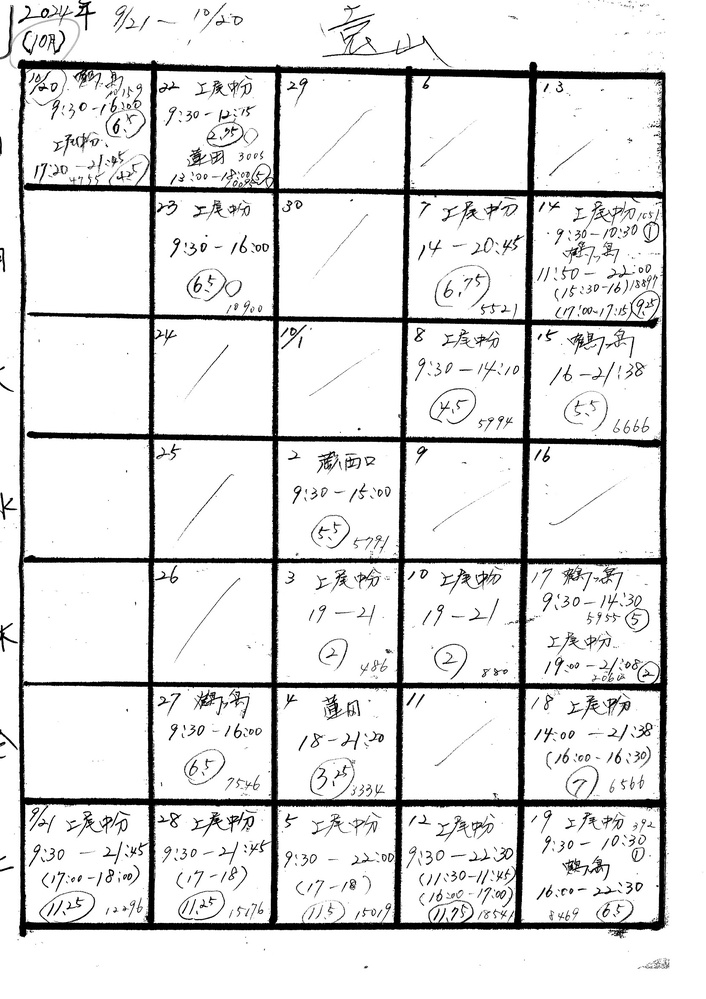
#> input picture 001.jpeg, 706 x 999 px, shrunk from 1653 x 2338 before the run
$ python detect_table.py 001.jpeg
#> lines starting #> are read from the running program, lines starting #| are printed output that depends on the picture; after the words box and inside, x2 and y2 are one past the last pixel; in counts of white or black regions, pixels touching at a corner belong together
import cv2
import numpy as np

def detect_table(image_path):
    """
    指定された画像から表の外枠を検出し、4点の座標を返す
    :param image_path: 入力画像のパス
    :return: 矩形の座標リスト [x1, y1, x2, y2, x3, y3, x4, y4]
    """
#> called with image_path = '001.jpeg'
    # 画像を読み込み（グレースケール）
    image = cv2.imread(image_path, cv2.IMREAD_GRAYSCALE)
#> image is the input picture: shape (999, 706); min 0, max 255, mean 226.1

    # コントラストを上げるために前処理
    blurred = cv2.GaussianBlur(image, (5, 5), 0)
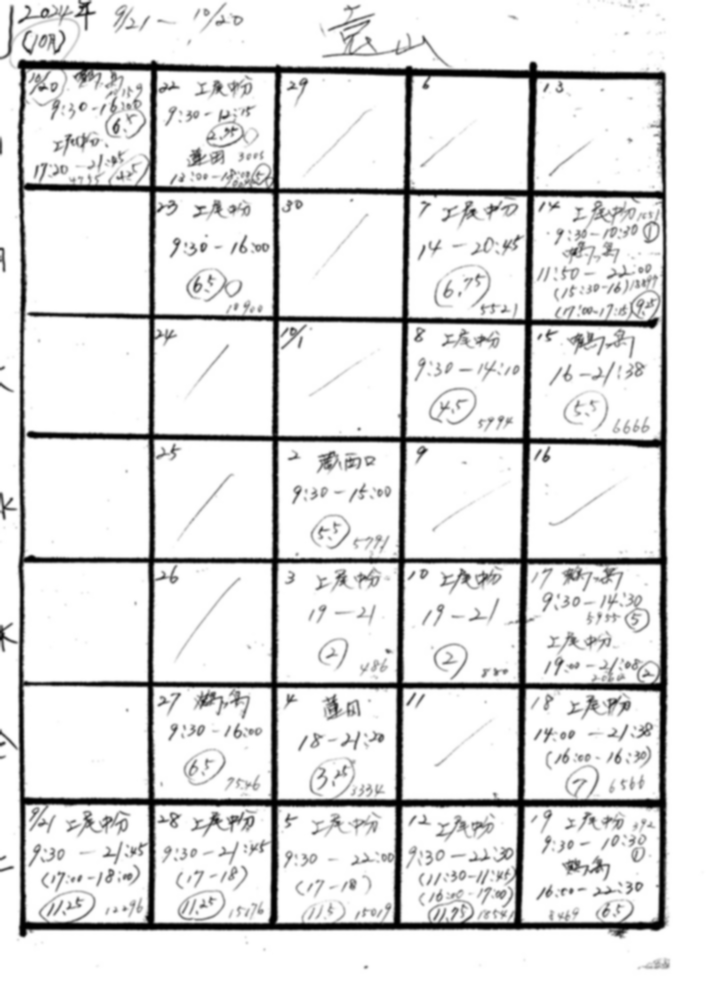
#> blurred: shape (999, 706); min 1, max 255, mean 226.1
    _, thresh = cv2.threshold(blurred, 150, 255, cv2.THRESH_BINARY_INV)
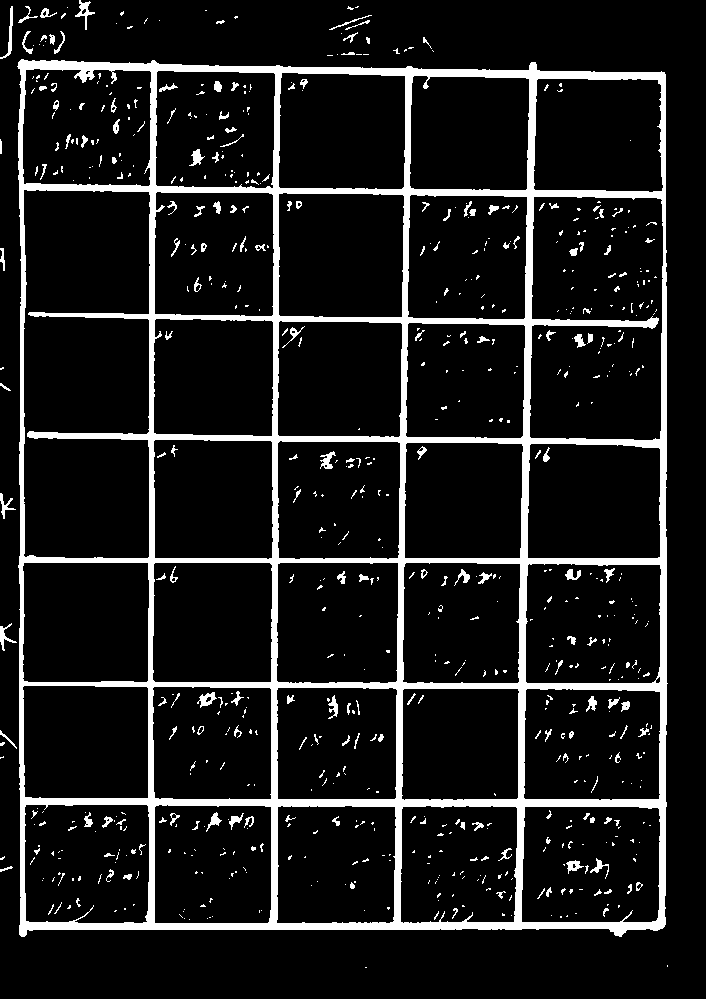
#> thresh: shape (999, 706); 10.7% white; 710 white regions (538 under 20 px)

    # 輪郭を検出
    contours, _ = cv2.findContours(thresh, cv2.RETR_EXTERNAL, cv2.CHAIN_APPROX_SIMPLE)
#> contours = 53 contours, 39 with area under 20; largest, box (x1, y1, x2, y2) and area: (17, 59, 668, 937) 556796, (75, 0, 95, 30) 140, (0, 6, 13, 59) 116, (0, 623, 17, 651) 94, (0, 493, 16, 519) 78

    if not contours:
        raise ValueError("Error: No contours found")

    # 面積が最大の輪郭（表全体）を取得
    largest_contour = max(contours, key=cv2.contourArea)
#> largest_contour = contour of 325 points, box (x1, y1, x2, y2) (17, 59, 668, 937), area 556796

    # 輪郭を近似（できるだけ矩形に）
    epsilon = 0.02 * cv2.arcLength(largest_contour, True)
#> epsilon = 62.28
    approx = cv2.approxPolyDP(largest_contour, epsilon, True)
#> approx = [[21, 59], [19, 934], [662, 928], [664, 72]]

    # 近似結果が四角形でない場合はエラー
    if len(approx) != 4:
        raise ValueError("Error: Could not find four corners")

    # 4点の座標を取得
    coords = approx.reshape(4, 2)
#> coords = [[21, 59], [19, 934], [662, 928], [664, 72]]

    # 左上・右上・右下・左下の順に並べる
    sorted_coords = sorted(coords, key=lambda p: (p[1], p[0]))  # Y座標優先でソート
#> sorted_coords = [[21, 59], [664, 72], [662, 928], [19, 934]]
    top_coords = sorted(sorted_coords[:2], key=lambda p: p[0])  # 上部2点をX座標でソート
#> top_coords = [[21, 59], [664, 72]]
    bottom_coords = sorted(sorted_coords[2:], key=lambda p: p[0])  # 下部2点をX座標でソート
#> bottom_coords = [[19, 934], [662, 928]]

    final_coords = np.array([top_coords[0], top_coords[1], bottom_coords[1], bottom_coords[0]])
#> final_coords = [[21, 59], [664, 72], [662, 928], [19, 934]]

    return final_coords.flatten().tolist()  # 8つの数値のリスト

# デバッグ用
if __name__ == "__main__":
    import sys
    if len(sys.argv) != 2:
        print("Usage: python detect_table.py <image_path>")
        sys.exit(1)

    try:
        coords = detect_table(sys.argv[1])
#> coords = [21, 59, 664, 72, 662, 928, 19, 934]
        print("\t".join(map(str, coords)))
#| 21	59	664	72	662	928	19	934
    except Exception as e:
        print(f"Error: {e}")
        sys.exit(1)
